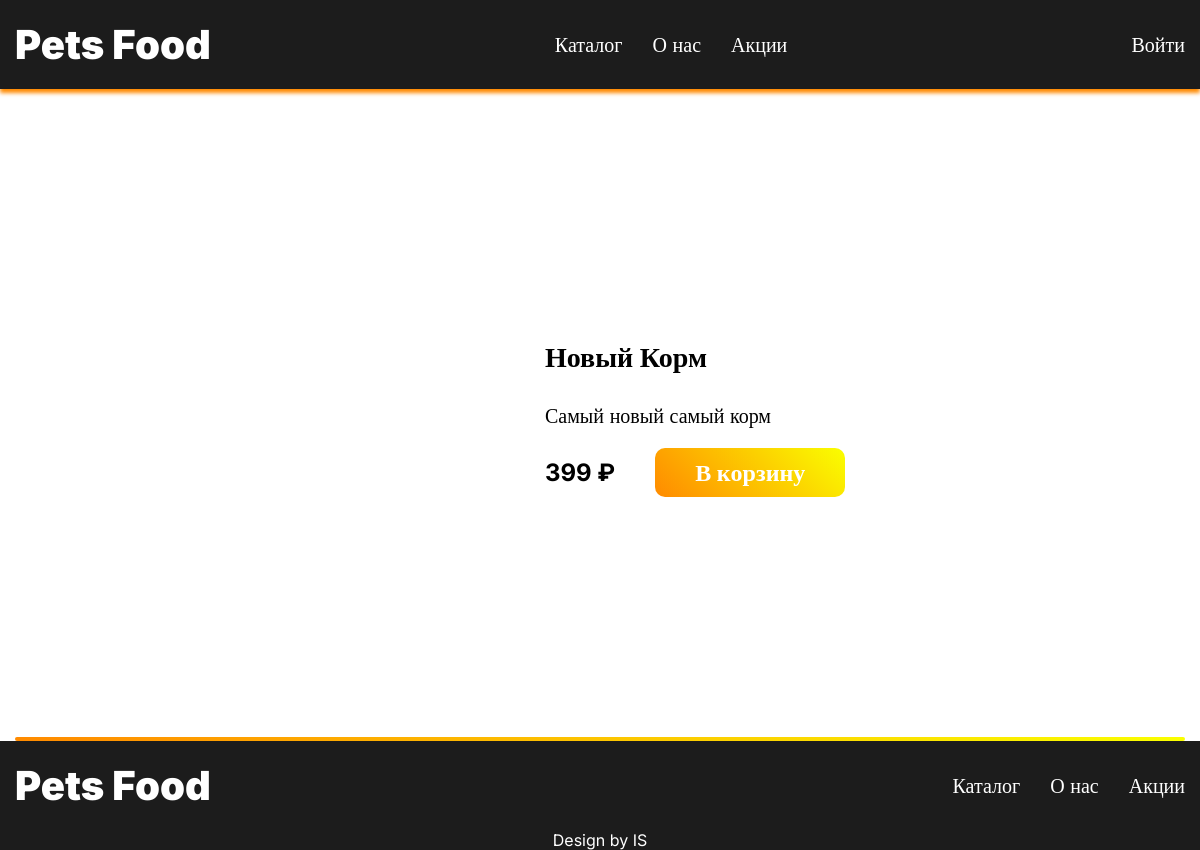
The page /product.php?id=2 on the database as committed earlier.
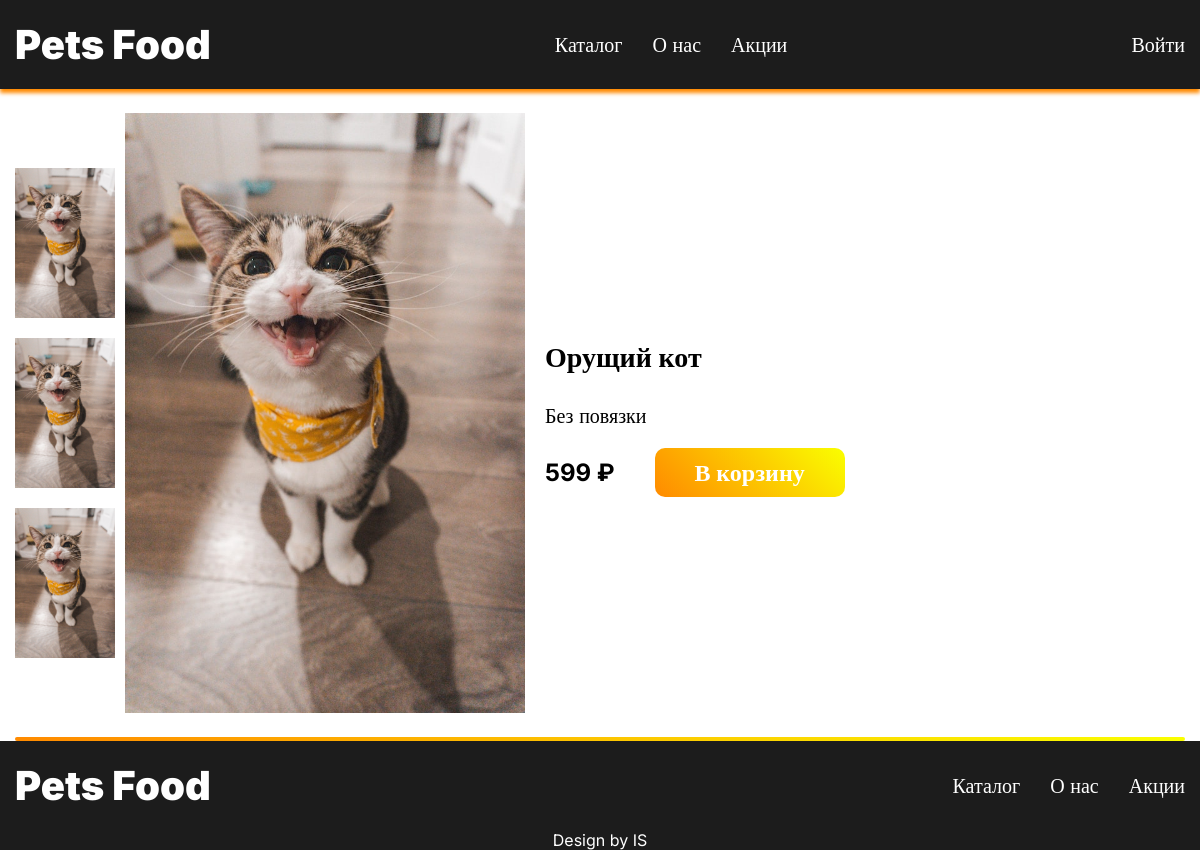
The same page on the database as committed later.
### tables this page shows
CREATE TABLE `products` (
  `id` int NOT NULL,
  `title` varchar(100) NOT NULL,
  `description` text,
  `price` int NOT NULL,
  `img_path` varchar(255) NOT NULL DEFAULT 'default.jpeg',
  `category_id` int NOT NULL,
  `status_id` int NOT NULL DEFAULT '2',
  `user_id` int NOT NULL,
  `created_at` timestamp NOT NULL DEFAULT CURRENT_TIMESTAMP
);

### app/services/functions.php (called while the page is built, shortened)
<?php
function auth()
{
    return isset($_SESSION['AUTH_ID']) ? intval($_SESSION['AUTH_ID']) : false;
}

### product.php (the view, shortened to what this page needs)
<?php
include('app/services/Base.php');
if (isset($_GET['id'])){
    $id = $_GET['id'];
    $product = $database->query("SELECT * FROM `products` WHERE `id` = '$id'")->fetch(2);
}
?>
<!DOCTYPE html>
<html lang="en">
<head>
    <?php include('app/components/MetaTags.php'); ?>
</head>
<body>
<?php include('app/components/Header.php'); ?>
<div class="product">
    <div class="container">
        <div class="product-items">
            <div class="p-img">
                <div class="p-img-mini">
                    <img src="<?= $product['img_path']; ?>" alt="">
                    <img src="<?= $product['img_path']; ?>" alt="">
                    <img src="<?= $product['img_path']; ?>" alt="">
                </div>
                <img src="<?= $product['img_path']; ?>" alt="">
            </div>
            <div class="p-text">
                <h3><?= $product['title']; ?></h3>
                <p><?= $product['description']; ?></p>
                <div class="product-price">
                    <h4><?= $product['price']; ?> ₽</h4>
                    <div class="product-button">
                        <a href="app/actions/Cart/create.php?product_id=<?= $product['id']; ?>" class="bbtn">В корзину</a>
                    </div>
                </div>
            </div>
        </div>
        <hr class="line">
    </div>
</div>
<?php include('app/components/Footer.php'); ?>
</body>
</html>

### app/components/MetaTags.php (shortened to what this page needs)
<link rel="stylesheet" href="css/style.css">

### app/components/Header.php (shortened to what this page needs)
<header>
    <div class="container">
        <div class="header">
            <a href="index.php" class="logo">Pets Food</a>
            <ul class="menu">
                <li><a href="#catalog" class="link">Каталог</a></li>
                <li><a href="" class="link">О нас</a></li>
                <li><a href="#sub" class="link">Акции</a></li>
            </ul>
            <ul class="menu">
                <?php if (auth()): ?>
                    <li><a href="cart.php" class="link">Корзина</a></li>
                    <li><a href="app/actions/User/logout.php" class="link">Выход</a></li>
                <?php else: ?>
                    <li><a href="auth.php" class="link">Войти</a></li>
                <?php endif; ?>
            </ul>
        </div>
    </div>
</header>

### app/components/Footer.php
<footer>
    <div class="container">
        <div class="header">
            <a href="" class="logo">Pets Food</a>
            <ul class="menu">
                <li><a href="#catalog" class="link">Каталог</a></li>
                <li><a href="" class="link">О нас</a></li>
                <li><a href="#sub" class="link">Акции</a></li>
            </ul>
        </div>
        <p class="copyright">Design by IS</p>
    </div>
</footer>

### css/style.css (style rules this page uses)
* { padding: 0; margin: 0; list-style: none; text-decoration: none; box-sizing: border-box; scroll-behavior: smooth; transition: .2s; }
body { font-family: 'inter'; }
.container { max-width: 1170px; margin: 0 auto; }
header { background-color: #1c1c1c; box-shadow: 0px 4px 4px #FF8A00; }
.header { padding: 20px 0px; display: flex; justify-content: space-between; align-items: center; }
.menu { display: flex; gap: 30px; }
.link { color: white; font-size: 20px; }
.logo { font-weight: 900; font-size: 40px; color: white; }
.line { outline: none; border: none; border-radius: 20px; height: 4px; background: linear-gradient(45deg, #FF8A00, #FAFF00); }
.bbtn { padding: 10px 40px; font-weight: 700; background: linear-gradient(45deg, #FF8A00, #FAFF00); color: white; font-size: 24px; border-radius: 10px; transition: 0.2s; }
footer { background-color: #1c1c1c; }
.copyright { color: white; text-align: center; }
.product-items { display: flex; gap: 20px; height: 81vh; align-items: center; }
.p-img { display: flex; align-items: center; gap: 10px; }
.p-img img { width: 400px; }
.p-img-mini img { width: 100px; cursor: pointer; }
.p-img-mini { display: flex; flex-direction: column; gap: 20px; }
.p-text { display: flex; flex-direction: column; gap: 30px; }
.p-text h3 { font-size: 28px; font-weight: 700; }
.p-text h4 { font-weight: 700; font-size: 24px; }
.p-text p { font-size: 20px; }
.product-price { display: flex; align-items: center; gap: 40px; }

Rows that differ between the two databases and show on the page:
changed products: img_path: picture added; title "Новый Корм" → "Орущий кот"; description "Самый новый самый корм" → "Без повязки"; price "399" → "599"
